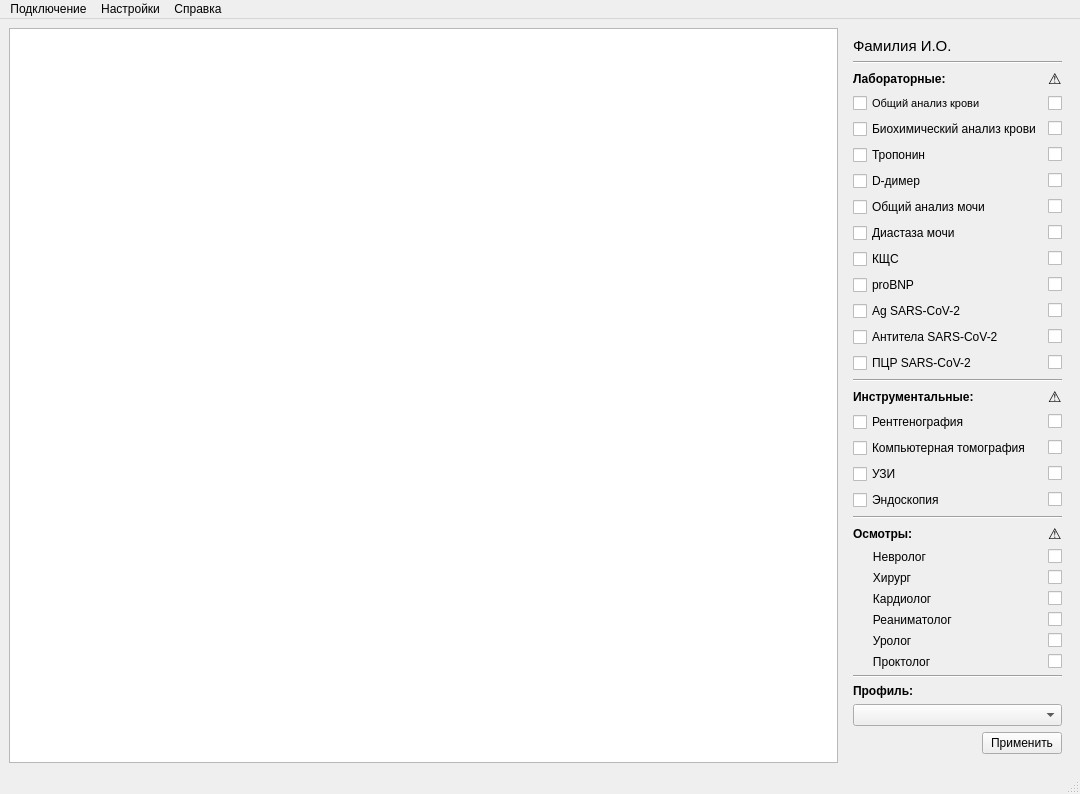
<?xml version="1.0" encoding="UTF-8"?>
<ui version="4.0">
 <class>MainWindow</class>
 <widget class="QMainWindow" name="MainWindow">
  <property name="geometry">
   <rect>
    <x>0</x>
    <y>0</y>
    <width>1080</width>
    <height>759</height>
   </rect>
  </property>
  <property name="windowTitle">
   <string>MainWindow</string>
  </property>
  <widget class="QWidget" name="centralwidget">
   <layout class="QGridLayout" name="gridLayout" columnstretch="70,0">
    <item row="0" column="1">
     <widget class="QWidget" name="sidewdg" native="true">
      <property name="enabled">
       <bool>true</bool>
      </property>
      <layout class="QGridLayout" name="gridLayout_2" rowstretch="10,0,0,0">
       <item row="0" column="0">
        <widget class="QLabel" name="label">
         <property name="font">
          <font>
           <pointsize>11</pointsize>
          </font>
         </property>
         <property name="text">
          <string>Фамилия И.О.</string>
         </property>
        </widget>
       </item>
       <item row="1" column="0">
        <widget class="Line" name="line_3">
         <property name="orientation">
          <enum>Qt::Horizontal</enum>
         </property>
        </widget>
       </item>
       <item row="2" column="0">
        <layout class="QGridLayout" name="gridLayout_3">
         <item row="25" column="1" alignment="Qt::AlignHCenter">
          <widget class="QCheckBox" name="chb_exam_proc">
           <property name="text">
            <string/>
           </property>
          </widget>
         </item>
         <item row="14" column="1" alignment="Qt::AlignHCenter">
          <widget class="BuddyCheckBox" name="chb_xra_2">
           <property name="text">
            <string/>
           </property>
          </widget>
         </item>
         <item row="9" column="0">
          <widget class="BuddyCheckBox" name="chb_agc_1">
           <property name="text">
            <string>Ag SARS-CoV-2</string>
           </property>
          </widget>
         </item>
         <item row="15" column="0">
          <widget class="BuddyCheckBox" name="chb_cts_1">
           <property name="text">
            <string>Компьютерная томография</string>
           </property>
          </widget>
         </item>
         <item row="9" column="1" alignment="Qt::AlignHCenter">
          <widget class="BuddyCheckBox" name="chb_agc_2">
           <property name="text">
            <string/>
           </property>
          </widget>
         </item>
         <item row="1" column="1" alignment="Qt::AlignHCenter">
          <widget class="BuddyCheckBox" name="chb_oak_2">
           <property name="sizePolicy">
            <sizepolicy hsizetype="Preferred" vsizetype="Fixed">
             <horstretch>0</horstretch>
             <verstretch>0</verstretch>
            </sizepolicy>
           </property>
           <property name="font">
            <font>
             <pointsize>8</pointsize>
            </font>
           </property>
           <property name="text">
            <string/>
           </property>
          </widget>
         </item>
         <item row="8" column="1" alignment="Qt::AlignHCenter">
          <widget class="BuddyCheckBox" name="chb_bnp_2">
           <property name="text">
            <string/>
           </property>
          </widget>
         </item>
         <item row="25" column="0">
          <widget class="BuddyLabel" name="la_exam_proc">
           <property name="text">
            <string>      Проктолог</string>
           </property>
          </widget>
         </item>
         <item row="7" column="1" alignment="Qt::AlignHCenter">
          <widget class="BuddyCheckBox" name="chb_acb_2">
           <property name="text">
            <string/>
           </property>
          </widget>
         </item>
         <item row="20" column="0">
          <widget class="BuddyLabel" name="la_exam_neur">
           <property name="text">
            <string>      Невролог</string>
           </property>
          </widget>
         </item>
         <item row="10" column="0">
          <widget class="BuddyCheckBox" name="chb_abc_1">
           <property name="text">
            <string>Антитела SARS-CoV-2</string>
           </property>
          </widget>
         </item>
         <item row="23" column="1" alignment="Qt::AlignHCenter">
          <widget class="QCheckBox" name="chb_exam_rean">
           <property name="text">
            <string/>
           </property>
          </widget>
         </item>
         <item row="22" column="0">
          <widget class="BuddyLabel" name="la_exam_card">
           <property name="text">
            <string>      Кардиолог</string>
           </property>
          </widget>
         </item>
         <item row="17" column="0">
          <widget class="BuddyCheckBox" name="chb_end_1">
           <property name="text">
            <string>Эндоскопия</string>
           </property>
          </widget>
         </item>
         <item row="18" column="0" colspan="2">
          <widget class="Line" name="line_4">
           <property name="orientation">
            <enum>Qt::Horizontal</enum>
           </property>
          </widget>
         </item>
         <item row="22" column="1" alignment="Qt::AlignHCenter">
          <widget class="QCheckBox" name="chb_exam_card">
           <property name="text">
            <string/>
           </property>
          </widget>
         </item>
         <item row="11" column="0">
          <widget class="BuddyCheckBox" name="chb_pcr_1">
           <property name="text">
            <string>ПЦР SARS-CoV-2</string>
           </property>
          </widget>
         </item>
         <item row="14" column="0">
          <widget class="BuddyCheckBox" name="chb_xra_1">
           <property name="text">
            <string>Рентгенография</string>
           </property>
          </widget>
         </item>
         <item row="19" column="1">
          <widget class="QLabel" name="label_10">
           <property name="font">
            <font>
             <pointsize>11</pointsize>
            </font>
           </property>
           <property name="text">
            <string>⚠</string>
           </property>
          </widget>
         </item>
         <item row="27" column="0">
          <widget class="QLabel" name="label_4">
           <property name="font">
            <font>
             <pointsize>9</pointsize>
             <weight>75</weight>
             <bold>true</bold>
            </font>
           </property>
           <property name="text">
            <string>Профиль:</string>
           </property>
          </widget>
         </item>
         <item row="3" column="0">
          <widget class="BuddyCheckBox" name="chb_trp_1">
           <property name="text">
            <string>Тропонин</string>
           </property>
          </widget>
         </item>
         <item row="24" column="0">
          <widget class="BuddyLabel" name="la_exam_urol">
           <property name="text">
            <string>      Уролог</string>
           </property>
          </widget>
         </item>
         <item row="28" column="0" colspan="2">
          <widget class="QComboBox" name="comboBox"/>
         </item>
         <item row="29" column="0" colspan="2">
          <layout class="QHBoxLayout" name="horizontalLayout_3">
           <item>
            <spacer name="horizontalSpacer">
             <property name="orientation">
              <enum>Qt::Horizontal</enum>
             </property>
             <property name="sizeHint" stdset="0">
              <size>
               <width>40</width>
               <height>20</height>
              </size>
             </property>
            </spacer>
           </item>
           <item>
            <widget class="QPushButton" name="pushButton_2">
             <property name="text">
              <string>Применить</string>
             </property>
            </widget>
           </item>
          </layout>
         </item>
         <item row="13" column="0">
          <widget class="QLabel" name="la_instr">
           <property name="font">
            <font>
             <pointsize>9</pointsize>
             <weight>75</weight>
             <bold>true</bold>
            </font>
           </property>
           <property name="text">
            <string>Инструментальные:</string>
           </property>
          </widget>
         </item>
         <item row="0" column="1">
          <widget class="QLabel" name="la_warnlab">
           <property name="font">
            <font>
             <pointsize>11</pointsize>
            </font>
           </property>
           <property name="text">
            <string>⚠</string>
           </property>
          </widget>
         </item>
         <item row="20" column="1" alignment="Qt::AlignHCenter">
          <widget class="QCheckBox" name="chb_exam_neur">
           <property name="text">
            <string/>
           </property>
          </widget>
         </item>
         <item row="2" column="0">
          <widget class="BuddyCheckBox" name="chb_bak_1">
           <property name="text">
            <string>Биохимический анализ крови</string>
           </property>
          </widget>
         </item>
         <item row="11" column="1" alignment="Qt::AlignHCenter">
          <widget class="BuddyCheckBox" name="chb_pcr_2">
           <property name="text">
            <string/>
           </property>
          </widget>
         </item>
         <item row="19" column="0">
          <widget class="QLabel" name="label_2">
           <property name="font">
            <font>
             <pointsize>9</pointsize>
             <weight>75</weight>
             <bold>true</bold>
            </font>
           </property>
           <property name="text">
            <string>Осмотры:</string>
           </property>
          </widget>
         </item>
         <item row="7" column="0">
          <widget class="BuddyCheckBox" name="chb_acb_1">
           <property name="text">
            <string>КЩС</string>
           </property>
          </widget>
         </item>
         <item row="8" column="0">
          <widget class="BuddyCheckBox" name="chb_bnp_1">
           <property name="text">
            <string>proBNP</string>
           </property>
          </widget>
         </item>
         <item row="3" column="1" alignment="Qt::AlignHCenter">
          <widget class="BuddyCheckBox" name="chb_trp_2">
           <property name="text">
            <string/>
           </property>
          </widget>
         </item>
         <item row="16" column="1" alignment="Qt::AlignHCenter">
          <widget class="BuddyCheckBox" name="chb_usd_2">
           <property name="text">
            <string/>
           </property>
          </widget>
         </item>
         <item row="13" column="1">
          <widget class="QLabel" name="la_warninstr">
           <property name="font">
            <font>
             <pointsize>11</pointsize>
            </font>
           </property>
           <property name="text">
            <string>⚠</string>
           </property>
          </widget>
         </item>
         <item row="4" column="0">
          <widget class="BuddyCheckBox" name="chb_ddm_1">
           <property name="text">
            <string>D-димер</string>
           </property>
           <property name="checkable">
            <bool>true</bool>
           </property>
          </widget>
         </item>
         <item row="17" column="1" alignment="Qt::AlignHCenter">
          <widget class="BuddyCheckBox" name="chb_end_2">
           <property name="text">
            <string/>
           </property>
          </widget>
         </item>
         <item row="23" column="0">
          <widget class="BuddyLabel" name="la_exam_rean">
           <property name="text">
            <string>      Реаниматолог</string>
           </property>
          </widget>
         </item>
         <item row="6" column="1" alignment="Qt::AlignHCenter">
          <widget class="BuddyCheckBox" name="chb_dia_2">
           <property name="text">
            <string/>
           </property>
          </widget>
         </item>
         <item row="0" column="0">
          <widget class="QLabel" name="la_lab">
           <property name="font">
            <font>
             <pointsize>9</pointsize>
             <weight>75</weight>
             <bold>true</bold>
            </font>
           </property>
           <property name="text">
            <string>Лабораторные:</string>
           </property>
          </widget>
         </item>
         <item row="4" column="1" alignment="Qt::AlignHCenter">
          <widget class="BuddyCheckBox" name="chb_ddm_2">
           <property name="text">
            <string/>
           </property>
          </widget>
         </item>
         <item row="5" column="1" alignment="Qt::AlignHCenter">
          <widget class="BuddyCheckBox" name="chb_oam_2">
           <property name="text">
            <string/>
           </property>
          </widget>
         </item>
         <item row="6" column="0">
          <widget class="BuddyCheckBox" name="chb_dia_1">
           <property name="text">
            <string>Диастаза мочи</string>
           </property>
          </widget>
         </item>
         <item row="10" column="1" alignment="Qt::AlignHCenter">
          <widget class="BuddyCheckBox" name="chb_abc_2">
           <property name="text">
            <string/>
           </property>
          </widget>
         </item>
         <item row="1" column="0">
          <widget class="BuddyCheckBox" name="chb_oak_1">
           <property name="font">
            <font>
             <pointsize>8</pointsize>
            </font>
           </property>
           <property name="text">
            <string>Общий анализ крови</string>
           </property>
          </widget>
         </item>
         <item row="5" column="0">
          <widget class="BuddyCheckBox" name="chb_oam_1">
           <property name="text">
            <string>Общий анализ мочи</string>
           </property>
          </widget>
         </item>
         <item row="26" column="0" colspan="2">
          <widget class="Line" name="line_2">
           <property name="orientation">
            <enum>Qt::Horizontal</enum>
           </property>
          </widget>
         </item>
         <item row="12" column="0" colspan="2">
          <widget class="Line" name="line">
           <property name="orientation">
            <enum>Qt::Horizontal</enum>
           </property>
          </widget>
         </item>
         <item row="24" column="1" alignment="Qt::AlignHCenter">
          <widget class="QCheckBox" name="chb_exam_urol">
           <property name="text">
            <string/>
           </property>
          </widget>
         </item>
         <item row="16" column="0">
          <widget class="BuddyCheckBox" name="chb_usd_1">
           <property name="text">
            <string>УЗИ</string>
           </property>
          </widget>
         </item>
         <item row="2" column="1" alignment="Qt::AlignHCenter">
          <widget class="BuddyCheckBox" name="chb_bak_2">
           <property name="text">
            <string/>
           </property>
          </widget>
         </item>
         <item row="15" column="1" alignment="Qt::AlignHCenter">
          <widget class="BuddyCheckBox" name="chb_cts_2">
           <property name="text">
            <string/>
           </property>
          </widget>
         </item>
         <item row="21" column="1" alignment="Qt::AlignHCenter">
          <widget class="QCheckBox" name="chb_exam_surg">
           <property name="text">
            <string/>
           </property>
          </widget>
         </item>
         <item row="21" column="0">
          <widget class="BuddyLabel" name="la_exam_surg">
           <property name="text">
            <string>      Хирург</string>
           </property>
          </widget>
         </item>
        </layout>
       </item>
       <item row="3" column="0">
        <spacer name="verticalSpacer">
         <property name="orientation">
          <enum>Qt::Vertical</enum>
         </property>
         <property name="sizeType">
          <enum>QSizePolicy::Expanding</enum>
         </property>
         <property name="sizeHint" stdset="0">
          <size>
           <width>20</width>
           <height>40</height>
          </size>
         </property>
        </spacer>
       </item>
      </layout>
     </widget>
    </item>
    <item row="1" column="1">
     <spacer name="verticalSpacer_2">
      <property name="orientation">
       <enum>Qt::Vertical</enum>
      </property>
      <property name="sizeHint" stdset="0">
       <size>
        <width>20</width>
        <height>40</height>
       </size>
      </property>
     </spacer>
    </item>
    <item row="0" column="0" rowspan="2">
     <widget class="QTableView" name="tableView"/>
    </item>
   </layout>
  </widget>
  <widget class="QMenuBar" name="menubar">
   <property name="geometry">
    <rect>
     <x>0</x>
     <y>0</y>
     <width>1080</width>
     <height>21</height>
    </rect>
   </property>
   <widget class="QMenu" name="menu">
    <property name="title">
     <string>Подключение</string>
    </property>
   </widget>
   <widget class="QMenu" name="menuDs_jl">
    <property name="title">
     <string>Настройки</string>
    </property>
    <addaction name="actionPush"/>
   </widget>
   <widget class="QMenu" name="menu_2">
    <property name="title">
     <string>Справка</string>
    </property>
   </widget>
   <addaction name="menu"/>
   <addaction name="menuDs_jl"/>
   <addaction name="menu_2"/>
  </widget>
  <widget class="QStatusBar" name="statusbar"/>
  <action name="actionPush">
   <property name="text">
    <string>Push-уведомления</string>
   </property>
  </action>
 </widget>
 <customwidgets>
  <customwidget>
   <class>BuddyCheckBox</class>
   <extends>QCheckBox</extends>
   <header>customwidgets</header>
  </customwidget>
  <customwidget>
   <class>BuddyLabel</class>
   <extends>QLabel</extends>
   <header>customwidgets</header>
  </customwidget>
 </customwidgets>
 <resources/>
 <connections/>
</ui>
